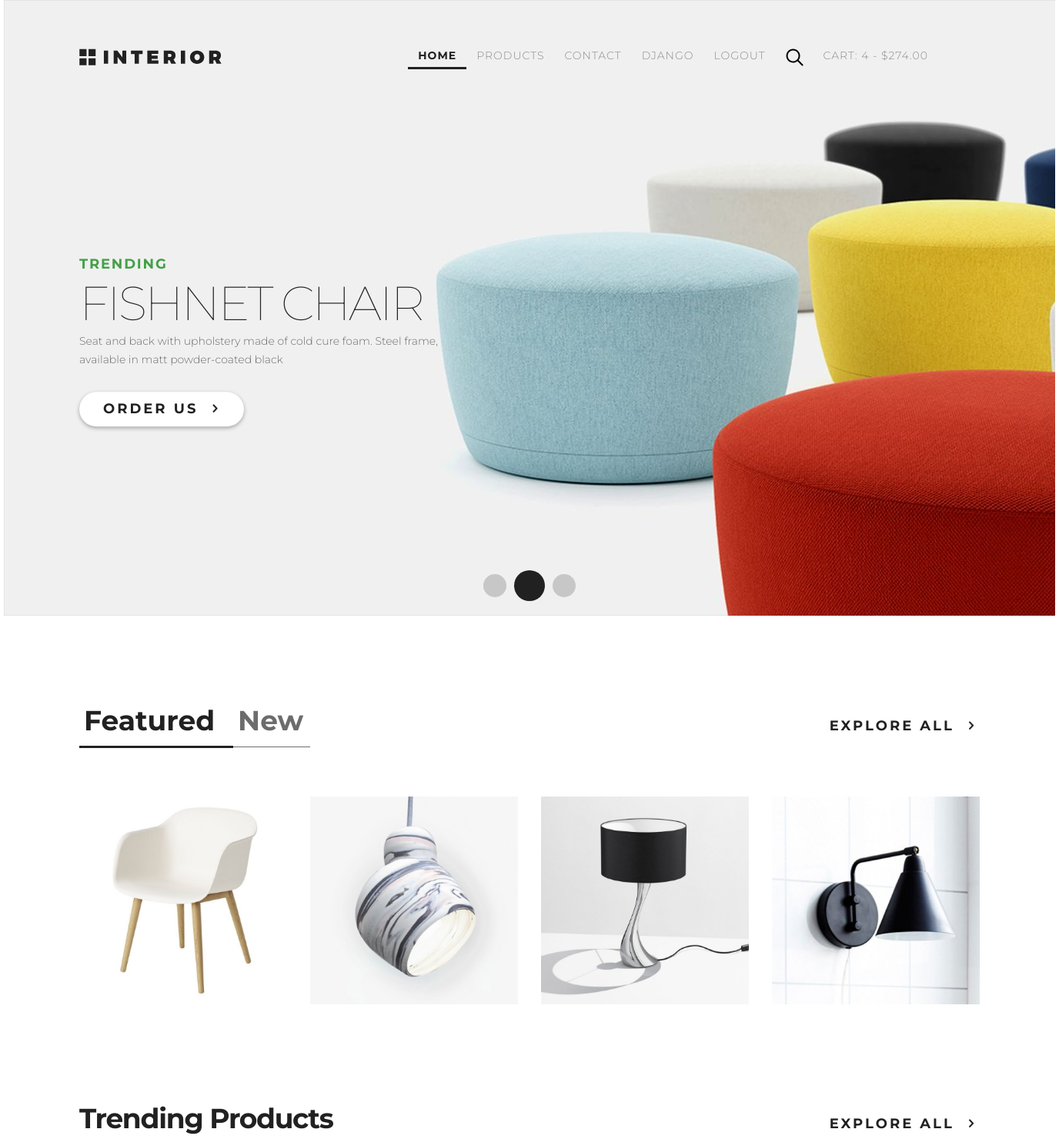
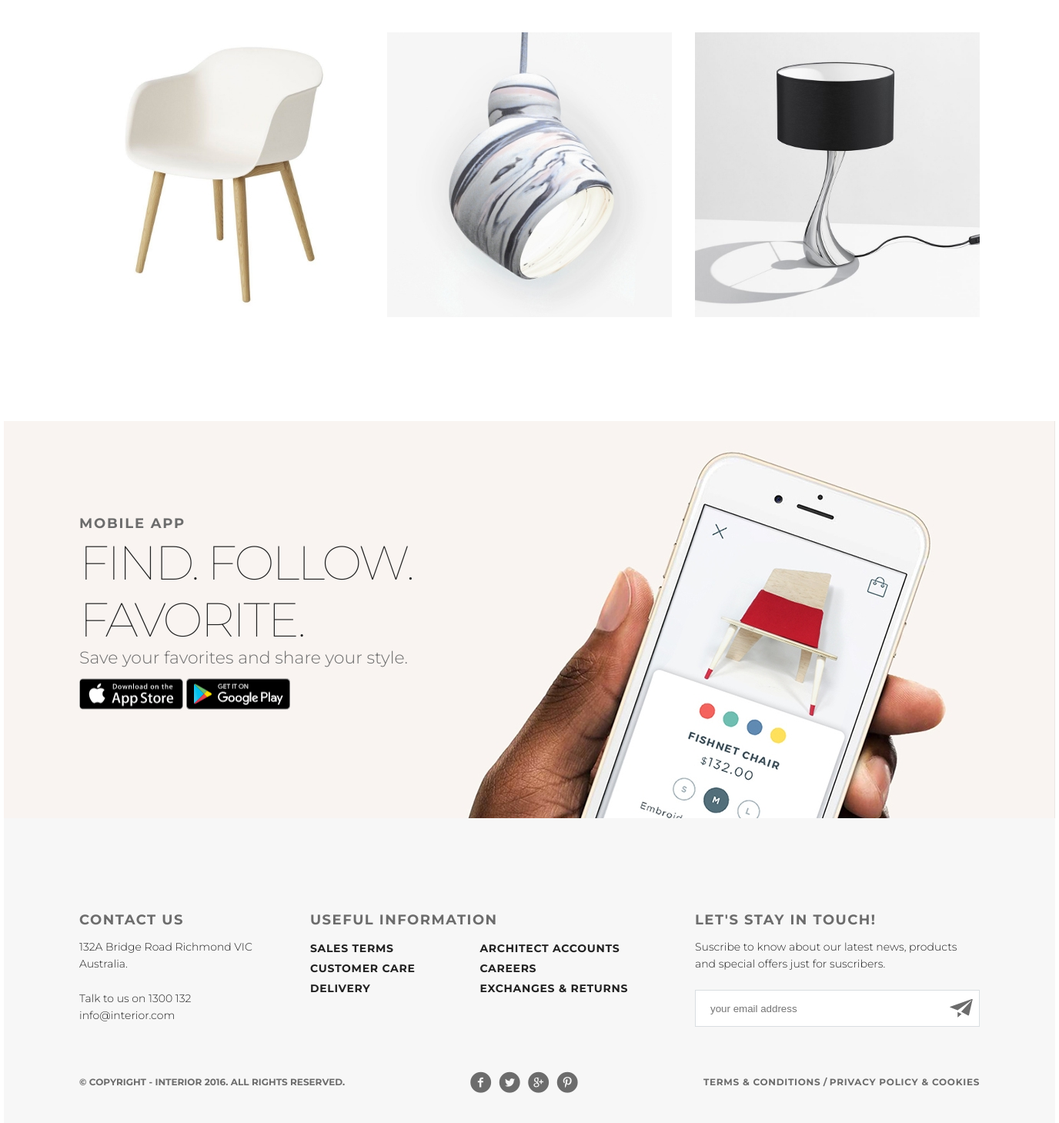
The app's page / (signed in) with its own data (2 pictures, top to bottom).
### cart/models.py (models this page shows, shortened)
class Cart(models.Model):
    user = models.ForeignKey(User, on_delete=models.CASCADE)
    product = models.ForeignKey(Product, on_delete=models.CASCADE)
    quantity = models.PositiveIntegerField(default=0)
    added = models.DateTimeField(auto_now_add=True)
    objects = CartQuerySet.as_manager()
    def get_total_quantity(self):
        items = Cart.objects.filter(user=self.user)
        return sum(i.quantity for i in items)
    def get_total_price(self):
        items = Cart.objects.filter(user=self.user)
        return sum(i.quantity * i.product.price for i in items)

### mainapp/models.py (models this page shows, shortened)
class Product(models.Model):
    category = models.ForeignKey(Category, related_name='products', on_delete=models.CASCADE)
    name = models.CharField(max_length=140)
    description = models.TextField(blank=True)
    price = models.DecimalField(max_digits=10, decimal_places=2)
    stock = models.PositiveIntegerField()
    image = models.ImageField(upload_to='products/%Y/%m/%d', blank=True)
    added = models.DateTimeField(auto_now_add=True)
    updated = models.DateTimeField(auto_now=True)
    class Meta:
        ordering = ('name',)

### mainapp/views.py (the view)
# urls.py: path('', views.index, name='index'),
def index(request):
    featured = Product.objects.all()[:4]
    trending = Product.objects.all()[:3]
    context = {
        'featured': featured,
        'trending': trending,
    }
    return render(request, 'mainapp/index.html', context)

### cart/context_processors.py (called while the page is built)
def cart(request):
    cart = []
    if request.user.is_authenticated:
        cart = Cart.objects.filter(user=request.user)
    return {'cart': cart}

### mainapp/templates/mainapp/index.html (shortened to what this page needs)
{% extends 'base.html' %}
{% load static %}
{% block content %}
<section class="slider ">
    <div class="slider__item card">
        <img class="card__img" src="{% static 'img/slider-img.jpg' %}" alt="slide 1">
        <div class="card__content card__content_wide slider__content_top-offset">
            <h3 class="tag tag-green">TRENDING</h3>
            <h2 class="title big-title">FISHNET CHAIR</h2>
            <p class="details">Seat and back with upholstery made of cold cure foam. Steel frame, available in matt powder-coated black</p>
            <a href="{% url 'shop:products'  %}"class="btn">Order us</a>
        </div>
    </div>
    <div class="slider__navigation">
        <a href="#" class="slider__circle"></a>
        <a href="#" class="slider__circle slider__circle_active"></a>
        <a href="#" class="slider__circle"></a>
    </div>
</section>
<section class="featured">
    <div class="featured__top site-padding">
        <ul class="tab-controll">
            <li><a href="#" class="tab-controll__link tab-controll__link_active">Featured</a></li>
            <li><a href="#" class="tab-controll__link">New</a></li>
        </ul>
        <a href="{% url 'shop:products' %}" class="btn btn-ghost">Explore all</a>
    </div>
    <div class="featured__content">
        {% for prod in featured %}
        {% include 'mainapp/components/card.html' with prod=prod %}
        {% endfor %}
    </div>
</section>
<section class="trending">
    <div class="trending__title-row  site-padding">
        <div class="title mid-title">Trending products</div>
        <a href="{% url 'shop:products' %}"class="btn btn-ghost">explore all</a>
    </div>
    <div class="trending__products">
        {% for prod in trending %}
        {% include 'mainapp/components/card.html' with prod=prod card_class='featured-card_big' %}
        {% endfor %}
    </div>
</section>
<section class="mobile-app">
    <div class="card">
        <img src="{% static 'img/back-img.jpg' %}" alt="" class="card__img">
        <div class="card__content card__content_wide">
            <h3 class="tag">mobile app</h3>
            <h2 class="title big-title">FIND. FOLLOW. FAVORITE.</h2>
            <p class="details details_bigger">Save your favorites and share your style.</p>
            <p class="details">
                <a href="#" class="app-link"><img class="app-link__img" src="{% static 'img/app-store.png' %}" alt="App Store"></a>
                <a href="#" class="app-link"><img class="app-link__img" src="{% static 'img/google-play.png' %}" alt="Google Play"></a>
            </p>
        </div>
    </div>
</section>
{% endblock content %}

### templates/main_menu.html (shortened to what this page needs)
{% load static %}
<a href="{% url 'shop:index' %}" class="logo">
    <img src="{% static 'img/logo.svg' %}" alt="logo">
</a>
<nav class="menu">
    <ul class="menu__list">
        <li>
            <a href="{% url 'shop:index' %}" class="menu__link
            {% if request.resolver_match.view_name == 'shop:index' %}menu__link_active{% endif %}">
                Home
            </a>
        </li>
        <li>
            <a href="{% url 'shop:products' %}" class="menu__link
        {% if request.resolver_match.view_name == 'shop:products' %}menu__link_active{% endif %}">
                Products
            </a>
        </li>
        <li>
            <a href="{% url 'shop:contacts' %}" class="menu__link
    {% if request.resolver_match.view_name == 'shop:contacts' %}menu__link_active{% endif %}">
                Contact
            </a>
        </li>
        {% if user.is_authenticated %}
        <li>
            <div class="dropdown">
                {% if user.profile.avatar %}
                <a href="{% url 'account:update_profile' %}" class="menu__link_avatar dropbtn">
                    <img src="{{ user.profile.avatar.url }}" alt="" class="small-avatar">
                </a>
                {% else %}
                <a href="{% url 'account:update_profile' %}" class="menu__link dropbtn">
                    {{ user }}
                </a>
                {% endif %}
            </div>
        </li>
        <li>
            <a href="{% url 'account:logout' %}" class="menu__link">Logout</a>
        </li>
        {% else %}
        <li>
            <a href="{% url 'account:login' %}" class="menu__link">Login</a>
        </li>
        {% endif %}
        <li>
            <a href="#" class="menu__link">
                <img src="{% static 'img/search.svg' %}" alt="search" title="Search">
            </a>
        </li>
        {% if user.is_authenticated %}
        <li>
            <a href="{% url 'cart:cart_details' %}" class="menu__link">
                Cart:
                <span class="cart_quantity">{{ cart.0.get_total_quantity|default:0 }}</span>
                -
                $<span class="cart_price">{{ cart.0.get_total_price|default:0 }}</span>
            </a>
        </li>
        {% endif %}
    </ul>
</nav>

### mainapp/templates/mainapp/components/card.html (shortened to what this page needs)
{% load static %}
<div class="featured-card {{ card_class }}">
    <img src="{{ prod.image.url }}" alt="" class="featured-card__bkg">
</div>

### static/styles/style.css (style rules this page uses)
* { margin: 0; padding: 0; box-sizing: border-box; }
html, body { font-family: "Montserrat", sans-serif; position: relative; height: 100%; }
.site-padding { padding-left: 98px; padding-right: 98px; }
.logo { display: block; margin-top: 63px; }
.title { color: #212121; text-transform: capitalize; font-weight: 700; line-height: 1.5; }
.mid-title { font-size: 36px; letter-spacing: -1.3px; }
.big-title { font-size: 62px; font-weight: 100; letter-spacing: -3px; line-height: 1.2; }
.tag { font-size: 18px; font-weight: 700; line-height: 1.5; text-transform: uppercase; letter-spacing: 1.8px; color: #6c6c6c; }
.tag-green { color: #43a047; }
.details { width: 100%; color: #6c6c6c; font-size: 14px; font-weight: 300; line-height: 24px; margin-bottom: 15px; }
.details_bigger { font-size: 22px; }
.btn { font-family: "Montserrat", sans-serif; display: inline-block; min-width: 45px; height: 45px; width: fit-content; margin-top: 15px; padding: 0 31px; color: #212121; text-transform: uppercase; text-decoration: none; font-size: 18px; line-height: 45px; font-weight: 700; letter-spacing: 3px; transition: color 0.2s; background-color: #fff; cursor: pointer; outline: none; border: none; border-radius: 22.5px; box-shadow: 0px 2px 4.85px 0.15px rgba(33, 33, 33, 0.35); }
.btn::after { content: "\0e802"; font-family: fontello; font-size: 1em; line-height: 0; padding-left: 19px; text-align: center; font-weight: 400; }
.btn-ghost { border: none; box-shadow: none; padding: 5px; }
.card { position: relative; width: 100%; height: 100%; }
.card__img { width: 100%; }
.card__content { position: absolute; top: 50%; transform: translateY(-50%); margin-left: 7%; margin-right: 7%; width: 375px; }
.card__content_wide { margin-left: 98px; margin-right: 98px; width: 485px; }
.menu { margin-top: 57px; margin-right: 54px; }
.menu__list { display: flex; list-style: none; }
.menu__link { display: inline-block; text-transform: uppercase; text-decoration: none; padding: 6px 13px; color: #8c8c8c; font-size: 14px; font-weight: 300; letter-spacing: 1px; }
.menu__link_active { color: #212121; font-weight: 700; border-bottom: 3px solid #212121; }
.slider { height: 800px; width: 100%; position: relative; }
.slider__item { position: relative; height: 100%; }
.slider__content_top-offset { padding-top: 85px; }
.slider__navigation { display: flex; position: absolute; bottom: 19px; left: 0; right: 0; justify-content: center; align-items: center; margin: auto; }
.slider__circle { height: 30px; width: 30px; background-color: #212121; opacity: 0.2; border-radius: 50%; margin-left: 5px; margin-right: 5px; }
.slider__circle_active { height: 40px; width: 40px; opacity: 1; }
.featured { margin-top: 100px; }
.featured__top { position: relative; height: 72px; display: flex; justify-content: space-between; align-items: baseline; }
.tab-controll { position: relative; display: flex; list-style: none; font-size: 36px; border-bottom: none; }
.tab-controll::after { content: ''; width: 300px; border-bottom: 1px solid #6c6c6c; position: absolute; left: 0; bottom: 1px; z-index: -1; }
.tab-controll__link { display: block; height: 72px; line-height: 72px; font-weight: 700; color: #6c6c6c; text-decoration: none; padding-right: 24px; padding-left: 6px; border-bottom: transparent; }
.tab-controll__link_active, .tab-controll__link:hover { color: #212121; border-bottom: 3px solid #212121; }
.featured__content { display: flex; flex-wrap: wrap; justify-content: center; margin-top: 48px; }
.featured-card { position: relative; max-width: 270px; max-height: 270px; overflow: hidden; margin: 15px; }
.featured-card_big { width: 32%; max-width: 370px; max-height: 370px; min-width: 270px; min-height: 270px; margin-top: 30px; margin: 15px; }
.featured-card__bkg { width: 100%; height: 100%; }
.trending { margin-top: 98px; margin-bottom: 72px; }
.trending__title-row { display: flex; justify-content: space-between; align-items: baseline; }
.trending__products { display: flex; flex-wrap: wrap; justify-content: center; margin-top: 27px; }
.mobile-app { margin-top: 120px; height: 516px; }
.app-link { display: inline-block; width: 135px; height: 40px; border-radius: 5px; }
.app-link__img { width: 100%; height: 100%; }
.dropdown { float: left; overflow: hidden; }
.dropdown .dropbtn { margin: 0; }

### records on screen
Cart: user+quantity "4", user+quantity+product "274.00"
Product: image (picture)
Product: image (picture)
Product: image (picture)
Product: image (picture)

### other values on screen
{{ user }} "DJANGO"
